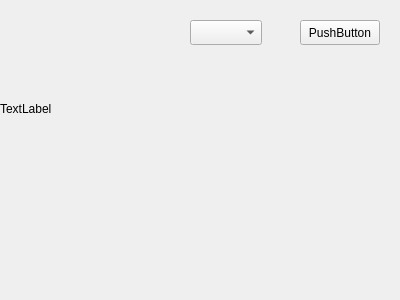
<?xml version="1.0" encoding="UTF-8"?>
<ui version="4.0">
 <class>Form</class>
 <widget class="QWidget" name="Form">
  <property name="geometry">
   <rect>
    <x>0</x>
    <y>0</y>
    <width>400</width>
    <height>300</height>
   </rect>
  </property>
  <property name="windowTitle">
   <string>Form</string>
  </property>
  <widget class="QLabel" name="label">
   <property name="geometry">
    <rect>
     <x>0</x>
     <y>100</y>
     <width>54</width>
     <height>17</height>
    </rect>
   </property>
   <property name="text">
    <string>TextLabel</string>
   </property>
  </widget>
  <widget class="QComboBox" name="comboBox">
   <property name="geometry">
    <rect>
     <x>190</x>
     <y>20</y>
     <width>72</width>
     <height>25</height>
    </rect>
   </property>
   <property name="cursor">
    <cursorShape>ArrowCursor</cursorShape>
   </property>
   <property name="editable">
    <bool>false</bool>
   </property>
  </widget>
  <widget class="QPushButton" name="pushButton">
   <property name="geometry">
    <rect>
     <x>300</x>
     <y>20</y>
     <width>80</width>
     <height>25</height>
    </rect>
   </property>
   <property name="text">
    <string>PushButton</string>
   </property>
  </widget>
 </widget>
 <resources/>
 <connections/>
</ui>
